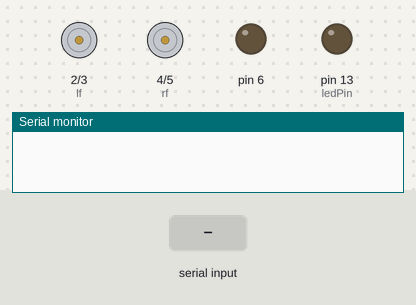
A sketch run on a simulated Arduino Uno, built with avr-gcc and run on an emulated ATmega328P. Parts: motor-driver pin pairs drawn as motors (green arrow = first pin HIGH = forward, orange = second pin HIGH = backward, longer = more drive), output pins drawn as LEDs (lit = HIGH), the last lines printed to the serial monitor. Dashed ring = blinking. The test bench sets the inputs (shaded band).

Above: at 1.2 s.
1.3 s: "fire" received over Serial
At 1.46 s:
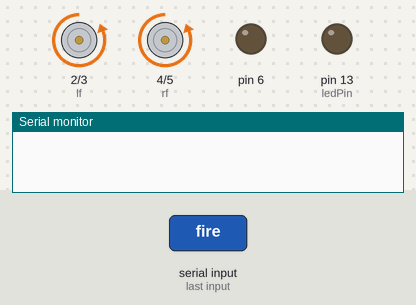
3.2 s: "start" received over Serial
At 4.0 s:
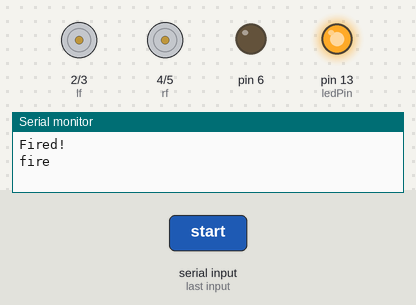
5.7 s: "l" received over Serial
At 6.3 s:
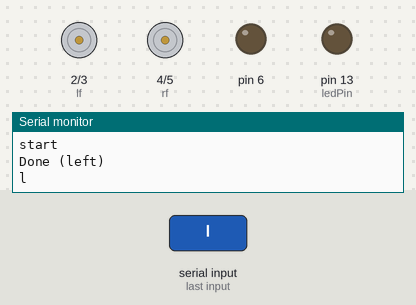
7.2 s: "r" received over Serial
At 8.4 s:
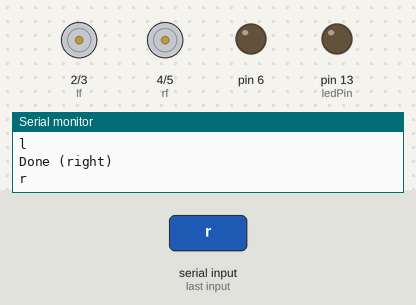
8.7 s: "fi" received over Serial
At 8.97 s:
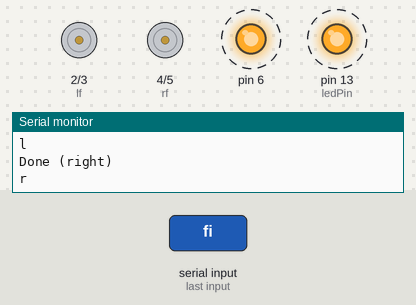
Timing chart, 0 to 11.7 s (numbered marks = the images above; inputs shaded):
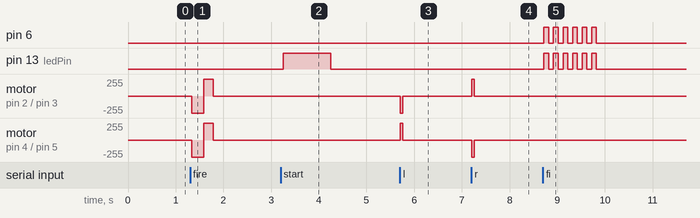

Measured:
- after the input at 1.3 s, motor on pin 2 (lf) / pin 3 (lb), motor on pin 4 (rf) / pin 5 (rb): stopped → backward 255/255 at once, → forward 255/255 0.25 s later, → stopped 0.20 s later
- after the input at 3.2 s, pin 13 (ledPin): LOW → HIGH after 0.05 s, → LOW 1.0 s later
- after the input at 5.7 s, motor on pin 2 (lf) / pin 3 (lb): stopped → backward 255/255 at once, → stopped 0.05 s later; motor on pin 4 (rf) / pin 5 (rb): stopped → forward 255/255 at once, → stopped 0.05 s later
- after the input at 7.2 s, motor on pin 2 (lf) / pin 3 (lb): stopped → forward 255/255 at once, → stopped 0.05 s later; motor on pin 4 (rf) / pin 5 (rb): stopped → backward 255/255 at once, → stopped 0.05 s later
- after the input at 8.7 s, pin 6, pin 13 (ledPin): alternates HIGH for 0.10 s and LOW for 0.10 s, 12 changes in all, then stays LOW, starting at once

The sketch:

Actual_Program.ino
```cpp
const int ledPin = 13;
const int pinRX = 0;
const int pinTX = 1;
const int lf = 2;
const int lb = 3;
const int rf = 4;
const int rb = 5;
String val = "";
String *va;

void setup() {
  Serial.begin(9600);
  pinMode(ledPin, OUTPUT);
  pinMode(6, OUTPUT);
  pinMode(2, OUTPUT);
  pinMode(3, OUTPUT);
  pinMode(4, OUTPUT);
  pinMode(5, OUTPUT);
  digitalWrite(ledPin, LOW);
  digitalWrite(6, LOW);
  digitalWrite(2, LOW);
  digitalWrite(3, LOW);
  digitalWrite(4, LOW);
  digitalWrite(5, LOW);

}

void loop() {
    while(Serial.available()>0)
    {
      val += char(Serial.read());
      va = &val;
      delay(10);
    }
    while(val == "start")
     {
      digitalWrite(ledPin, HIGH);
      delay(1000);
      digitalWrite(ledPin, LOW);
      Serial.println("Connected");
      Serial.println(val);
      break;
     }
     while(val=="f")
      {
        digitalWrite(lf, HIGH);
        digitalWrite(rf, HIGH);
        delay(50);
        digitalWrite(lf, LOW);
        digitalWrite(rf, LOW);
        Serial.println("Done (foward)");
        Serial.println(val);
        break;
      }
     while(val=="b")
     {
      digitalWrite(lb, HIGH);
      digitalWrite(rb, HIGH);
      delay(50);
      digitalWrite(lb, LOW);
      digitalWrite(rb, LOW);
      Serial.println("Done (backward)");
      Serial.println(val);
      break;
     }
     while(val=="l")
     {
      digitalWrite(lb, HIGH);
      digitalWrite(rf, HIGH);
      delay(50);
      digitalWrite(lb, LOW);
      digitalWrite(rf, LOW);
      Serial.println("Done (left)");
      Serial.println(val);
      break;
     }
     while(val=="r")
     {
      digitalWrite(lf, HIGH);
      digitalWrite(rb, HIGH);
      delay(50);
      digitalWrite(lf, LOW);
      digitalWrite(rb, LOW);
      Serial.println("Done (right)");
      Serial.println(val);
      break;
     }
     while(val=="fire")
     {
      digitalWrite(lb, HIGH);
      digitalWrite(rb, HIGH);
      delay(250);
      digitalWrite(lb, LOW);
      digitalWrite(rb, LOW);
      digitalWrite(lf, HIGH);
      digitalWrite(rf, HIGH);
      delay(200);
      digitalWrite(lf, LOW);
      digitalWrite(rf, LOW);
      Serial.println("Fired!");
      Serial.println(val);
      break;
     }
     while(val=="fi")
     {
      digitalWrite(ledPin, HIGH);
      digitalWrite(6, HIGH);
      delay(100);
      digitalWrite(6,LOW);
      digitalWrite(ledPin, LOW);
      delay(100);
      digitalWrite(ledPin, HIGH);
      digitalWrite(6, HIGH);
      delay(100);
      digitalWrite(6,LOW);
      digitalWrite(ledPin, LOW);
      delay(100);
      digitalWrite(ledPin, HIGH);
      digitalWrite(6, HIGH);
      delay(100);
      digitalWrite(6,LOW);
      digitalWrite(ledPin, LOW);
      delay(100);
      digitalWrite(ledPin, HIGH);
      digitalWrite(6, HIGH);
      delay(100);
      digitalWrite(6,LOW);
      digitalWrite(ledPin, LOW);
      delay(100);
      digitalWrite(ledPin, HIGH);
      digitalWrite(6, HIGH);
      delay(100);
      digitalWrite(6,LOW);
      digitalWrite(ledPin, LOW);
      delay(100);
      digitalWrite(ledPin, HIGH);
      digitalWrite(6, HIGH);
      delay(100);
      digitalWrite(6,LOW);
      digitalWrite(ledPin, LOW);
      delay(100);
      Serial.println("Done");
      Serial.println(val);
      break;
     }
  val = "";
}
```
